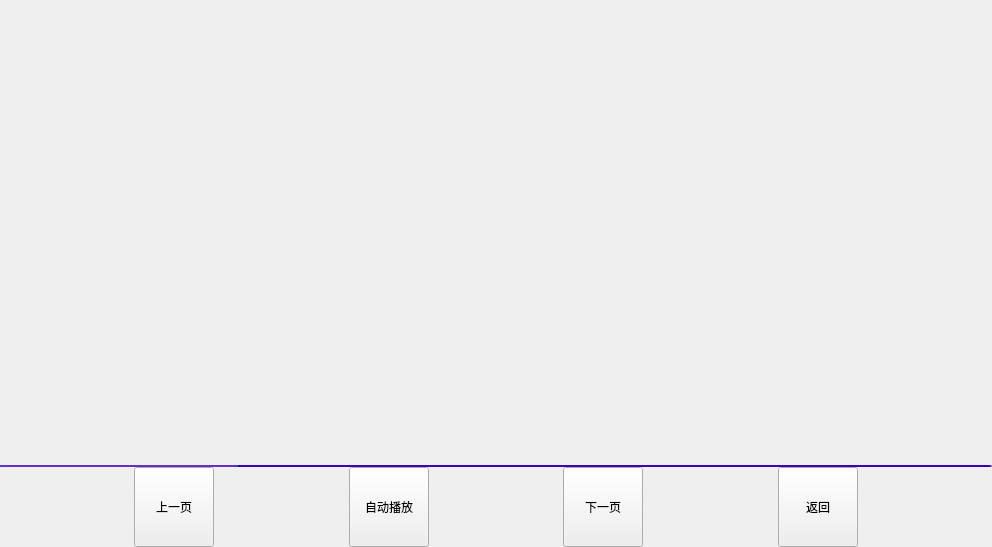
<?xml version="1.0" encoding="UTF-8"?>
<ui version="4.0">
 <class>ReadingPage</class>
 <widget class="QWidget" name="ReadingPage">
  <property name="geometry">
   <rect>
    <x>0</x>
    <y>0</y>
    <width>992</width>
    <height>547</height>
   </rect>
  </property>
  <property name="windowTitle">
   <string>Form</string>
  </property>
  <layout class="QVBoxLayout" name="reading_page_layout" stretch="2000,1,300">
   <property name="spacing">
    <number>0</number>
   </property>
   <property name="leftMargin">
    <number>0</number>
   </property>
   <property name="topMargin">
    <number>0</number>
   </property>
   <property name="rightMargin">
    <number>0</number>
   </property>
   <property name="bottomMargin">
    <number>0</number>
   </property>
   <item>
    <widget class="QLabel" name="display_label">
     <property name="text">
      <string/>
     </property>
     <property name="alignment">
      <set>Qt::AlignCenter</set>
     </property>
    </widget>
   </item>
   <item>
    <widget class="QProgressBar" name="progress_bar">
     <property name="sizePolicy">
      <sizepolicy hsizetype="Expanding" vsizetype="Ignored">
       <horstretch>0</horstretch>
       <verstretch>0</verstretch>
      </sizepolicy>
     </property>
     <property name="minimumSize">
      <size>
       <width>0</width>
       <height>2</height>
      </size>
     </property>
     <property name="maximumSize">
      <size>
       <width>16777215</width>
       <height>2</height>
      </size>
     </property>
     <property name="palette">
      <palette>
       <active>
        <colorrole role="Base">
         <brush brushstyle="SolidPattern">
          <color alpha="255">
           <red>38</red>
           <green>39</green>
           <blue>40</blue>
          </color>
         </brush>
        </colorrole>
        <colorrole role="Window">
         <brush brushstyle="SolidPattern">
          <color alpha="255">
           <red>85</red>
           <green>0</green>
           <blue>255</blue>
          </color>
         </brush>
        </colorrole>
       </active>
       <inactive>
        <colorrole role="Base">
         <brush brushstyle="SolidPattern">
          <color alpha="255">
           <red>38</red>
           <green>39</green>
           <blue>40</blue>
          </color>
         </brush>
        </colorrole>
        <colorrole role="Window">
         <brush brushstyle="SolidPattern">
          <color alpha="255">
           <red>85</red>
           <green>0</green>
           <blue>255</blue>
          </color>
         </brush>
        </colorrole>
       </inactive>
       <disabled>
        <colorrole role="Base">
         <brush brushstyle="SolidPattern">
          <color alpha="255">
           <red>85</red>
           <green>0</green>
           <blue>255</blue>
          </color>
         </brush>
        </colorrole>
        <colorrole role="Window">
         <brush brushstyle="SolidPattern">
          <color alpha="255">
           <red>85</red>
           <green>0</green>
           <blue>255</blue>
          </color>
         </brush>
        </colorrole>
       </disabled>
      </palette>
     </property>
     <property name="value">
      <number>24</number>
     </property>
     <property name="textVisible">
      <bool>false</bool>
     </property>
    </widget>
   </item>
   <item>
    <layout class="QHBoxLayout" name="control_btns_layout">
     <item>
      <spacer name="horizontalSpacer">
       <property name="orientation">
        <enum>Qt::Horizontal</enum>
       </property>
       <property name="sizeHint" stdset="0">
        <size>
         <width>40</width>
         <height>20</height>
        </size>
       </property>
      </spacer>
     </item>
     <item>
      <widget class="QToolButton" name="prev_btn">
       <property name="sizePolicy">
        <sizepolicy hsizetype="Fixed" vsizetype="Fixed">
         <horstretch>0</horstretch>
         <verstretch>0</verstretch>
        </sizepolicy>
       </property>
       <property name="minimumSize">
        <size>
         <width>80</width>
         <height>80</height>
        </size>
       </property>
       <property name="text">
        <string>上一页</string>
       </property>
       <property name="icon">
        <iconset resource="Resources.qrc">
         <normaloff>:/images/prev</normaloff>:/images/prev</iconset>
       </property>
       <property name="iconSize">
        <size>
         <width>70</width>
         <height>70</height>
        </size>
       </property>
      </widget>
     </item>
     <item>
      <spacer name="horizontalSpacer_3">
       <property name="orientation">
        <enum>Qt::Horizontal</enum>
       </property>
       <property name="sizeHint" stdset="0">
        <size>
         <width>40</width>
         <height>20</height>
        </size>
       </property>
      </spacer>
     </item>
     <item>
      <widget class="QToolButton" name="ctrl_btn">
       <property name="sizePolicy">
        <sizepolicy hsizetype="Fixed" vsizetype="Fixed">
         <horstretch>0</horstretch>
         <verstretch>0</verstretch>
        </sizepolicy>
       </property>
       <property name="minimumSize">
        <size>
         <width>80</width>
         <height>80</height>
        </size>
       </property>
       <property name="text">
        <string>自动播放</string>
       </property>
       <property name="icon">
        <iconset resource="Resources.qrc">
         <normaloff>:/images/play</normaloff>
         <normalon>:/images/stop</normalon>:/images/play</iconset>
       </property>
       <property name="iconSize">
        <size>
         <width>80</width>
         <height>80</height>
        </size>
       </property>
       <property name="checkable">
        <bool>true</bool>
       </property>
      </widget>
     </item>
     <item>
      <spacer name="horizontalSpacer_4">
       <property name="orientation">
        <enum>Qt::Horizontal</enum>
       </property>
       <property name="sizeHint" stdset="0">
        <size>
         <width>40</width>
         <height>20</height>
        </size>
       </property>
      </spacer>
     </item>
     <item>
      <widget class="QToolButton" name="nxt_btn">
       <property name="sizePolicy">
        <sizepolicy hsizetype="Fixed" vsizetype="Fixed">
         <horstretch>0</horstretch>
         <verstretch>0</verstretch>
        </sizepolicy>
       </property>
       <property name="minimumSize">
        <size>
         <width>80</width>
         <height>80</height>
        </size>
       </property>
       <property name="text">
        <string>下一页</string>
       </property>
       <property name="icon">
        <iconset resource="Resources.qrc">
         <normaloff>:/images/nxt</normaloff>:/images/nxt</iconset>
       </property>
       <property name="iconSize">
        <size>
         <width>80</width>
         <height>80</height>
        </size>
       </property>
      </widget>
     </item>
     <item>
      <spacer name="horizontalSpacer_5">
       <property name="orientation">
        <enum>Qt::Horizontal</enum>
       </property>
       <property name="sizeHint" stdset="0">
        <size>
         <width>40</width>
         <height>20</height>
        </size>
       </property>
      </spacer>
     </item>
     <item>
      <widget class="QToolButton" name="return_btn">
       <property name="sizePolicy">
        <sizepolicy hsizetype="Fixed" vsizetype="Fixed">
         <horstretch>0</horstretch>
         <verstretch>0</verstretch>
        </sizepolicy>
       </property>
       <property name="minimumSize">
        <size>
         <width>80</width>
         <height>80</height>
        </size>
       </property>
       <property name="text">
        <string>返回</string>
       </property>
       <property name="icon">
        <iconset resource="Resources.qrc">
         <normaloff>:/images/return1</normaloff>:/images/return1</iconset>
       </property>
       <property name="iconSize">
        <size>
         <width>80</width>
         <height>80</height>
        </size>
       </property>
      </widget>
     </item>
     <item>
      <spacer name="horizontalSpacer_2">
       <property name="orientation">
        <enum>Qt::Horizontal</enum>
       </property>
       <property name="sizeHint" stdset="0">
        <size>
         <width>40</width>
         <height>20</height>
        </size>
       </property>
      </spacer>
     </item>
    </layout>
   </item>
  </layout>
 </widget>
 <resources>
  <include location="Resources.qrc"/>
 </resources>
 <connections/>
</ui>
